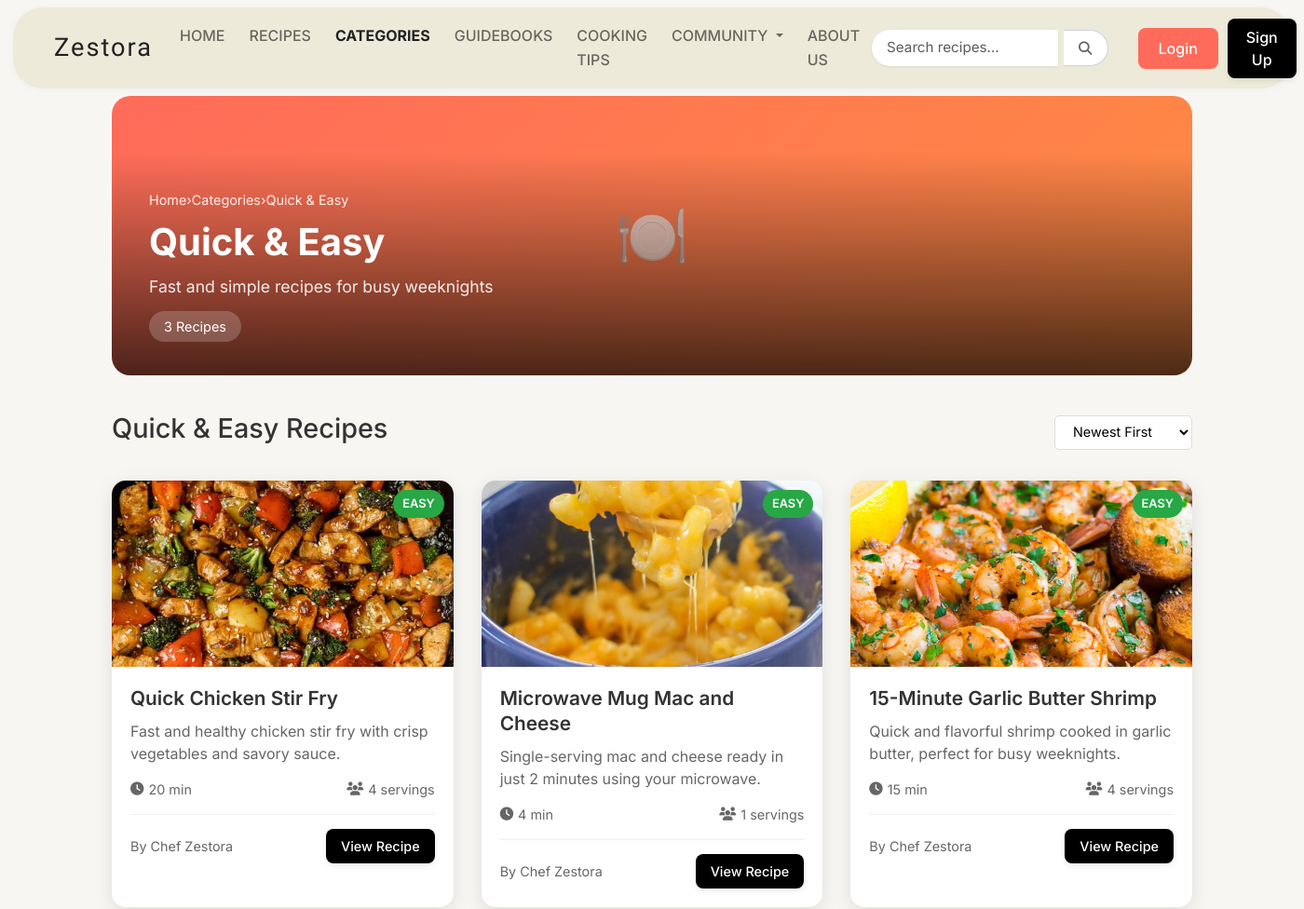
/recipes/category/quick-easy/ (upper part), run on an earlier commit of the app's database.
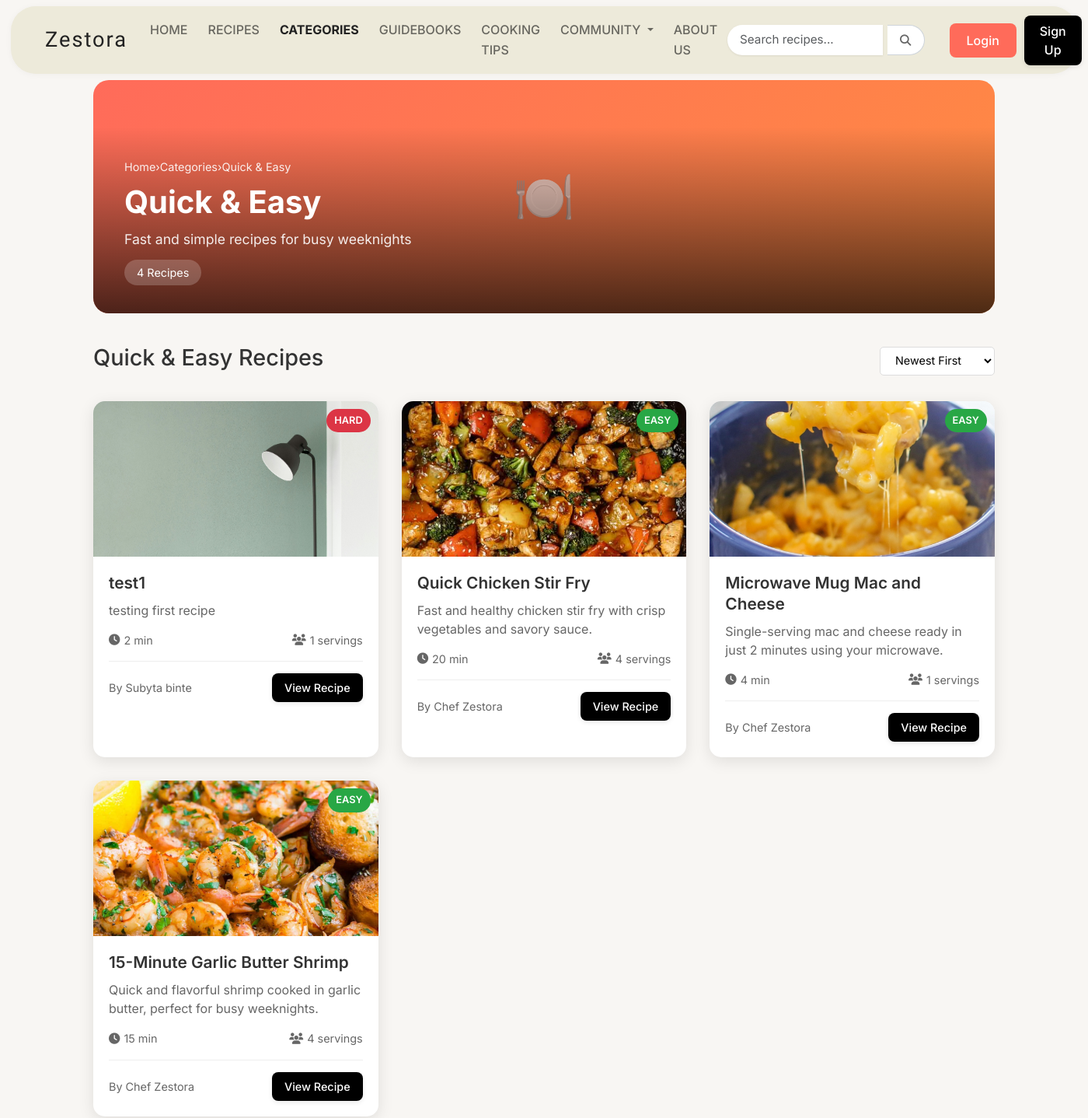
And on a later commit of the database.
### recipes/models.py (models this page shows, shortened)
class Recipe(models.Model):
    DIFFICULTY_CHOICES = [
        ('easy', 'Easy'),
        ('medium', 'Medium'),
        ('hard', 'Hard'),
    ]
    title = models.CharField(max_length=200)
    slug = models.SlugField(unique=True)
    description = models.TextField()
    ingredients = models.TextField()
    instructions = models.TextField()
    prep_time = models.IntegerField(help_text="Preparation time in minutes")
    cook_time = models.IntegerField(help_text="Cooking time in minutes")
    servings = models.IntegerField()
    difficulty = models.CharField(max_length=10, choices=DIFFICULTY_CHOICES)
    category = models.ForeignKey(Category, on_delete=models.CASCADE)
    image = models.ImageField(upload_to='recipes/', blank=True, null=True)
    author = models.ForeignKey(User, on_delete=models.CASCADE)
    featured = models.BooleanField(default=False)
    created_at = models.DateTimeField(auto_now_add=True)
    updated_at = models.DateTimeField(auto_now=True)
    @property
    def total_time(self):
        return self.prep_time + self.cook_time

### recipes/views.py (the view)
# urls.py: path('category/<slug:slug>/', views.category_detail, name='category_detail'),
def category_detail(request, slug):
    category = get_object_or_404(Category, slug=slug)
    recipes = Recipe.objects.filter(category=category)
    sort_by = request.GET.get('sort', 'newest')
    if sort_by == 'oldest':
        recipes = recipes.order_by('created_at')
    elif sort_by == 'difficulty':
        recipes = recipes.order_by('difficulty', 'title')
    elif sort_by == 'time':
        recipes = recipes.extra(select={'total_time': 'prep_time + cook_time'}).order_by('total_time')
    else:  # newest (default)
        recipes = recipes.order_by('-created_at')
    return render(request, 'recipes/category_detail.html', {
        'category': category,
        'recipes': recipes,
        'sort_by': sort_by,
        'active_page': 'categories'
    })

### templates/recipes/category_detail.html (shortened to what this page needs)
{% extends 'base.html' %}
{% load static %}
{% block content %}
<div class="container">
    <div class="category-header">
        <div class="category-banner">
            {% if category.image %}
                <img src="{{ category.image.url }}" alt="{{ category.name }}" class="category-banner-image">
            {% else %}
                <div class="category-banner-placeholder">
                    <div class="category-icon">🍽️</div>
                </div>
            {% endif %}
            <div class="category-overlay">
                <div class="category-info">
                    <nav class="breadcrumb">
                        <a href="{% url 'home' %}">Home</a>
                        <span>›</span>
                        <a href="{% url 'recipes:category_list' %}">Categories</a>
                        <span>›</span>
                        <span>{{ category.name }}</span>
                    </nav>
                    <h1>{{ category.name }}</h1>
                    <p>{{ category.description|default:"Delicious recipes in this category" }}</p>
                    <div class="category-stats">
                        <span class="recipe-count">{{ recipes.count }} Recipe{{ recipes.count|pluralize }}</span>
                    </div>
                </div>
            </div>
        </div>
    </div>
    <div class="recipes-section">
        <div class="section-header">
            <h2>{{ category.name }} Recipes</h2>
            <div class="filter-options">
                <select class="sort-select" onchange="sortRecipes(this.value)">
                    <option value="newest">Newest First</option>
                </select>
            </div>
        </div>
        {% if recipes %}
            <div class="recipes-grid">
                {% for recipe in recipes %}
                <div class="recipe-card">
                    <div class="recipe-image">
                        {% if recipe.image %}
                            {% if recipe.image.name|slice:":8" == "recipes/" %}
                                <img src="{{ recipe.image.url }}" alt="{{ recipe.title }}">
                            {% else %}
                                <img src="{% static recipe.image %}" alt="{{ recipe.title }}">
                            {% endif %}
                        {% else %}
                            <div class="recipe-placeholder">🍽️</div>
                        {% endif %}
                        <div class="recipe-badge difficulty-{{ recipe.difficulty }}">
                            {{ recipe.get_difficulty_display }}
                        </div>
                    </div>
                    <div class="recipe-content">
                        <h3>{{ recipe.title }}</h3>
                        <p class="recipe-description">{{ recipe.description|truncatewords:15 }}</p>
                        <div class="recipe-meta">
                            <div class="meta-item">
                                <i class="fas fa-clock"></i>
                                <span>{{ recipe.total_time }} min</span>
                            </div>
                            <div class="meta-item">
                                <i class="fas fa-users"></i>
                                <span>{{ recipe.servings }} servings</span>
                            </div>
                        </div>
                        <div class="recipe-footer">
                            <div class="recipe-author">
                                <span>By {{ recipe.author.get_full_name|default:recipe.author.username }}</span>
                            </div>
                            <a href="{% url 'recipes:recipe_detail' recipe.slug %}" class="btn btn-primary">
                                View Recipe
                            </a>
                        </div>
                    </div>
                </div>
                {% endfor %}
            </div>
        {% endif %}
    </div>
</div>
{% endblock %}

What changed in the data, as far as the page shows it:
added Recipe: image (picture), difficulty "HARD", title "test1", description "testing first recipe", total_time "2", servings "1", author.get_full_name "Subyta binte"
Also different on the page:
{{ recipes.count }}: "3" → "4"
